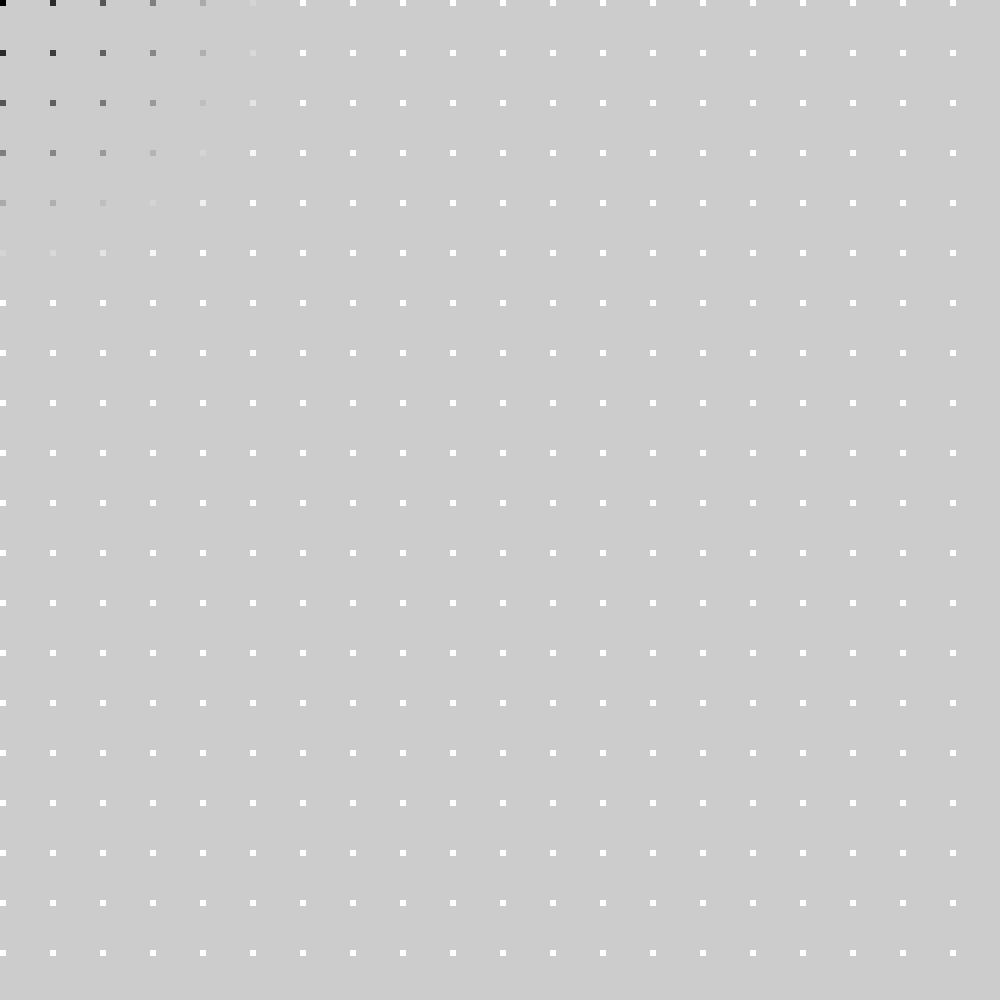
Frame 1 (no input)
Frame 60 (the mouse pressed at the canvas centre just before this capture): identical to frame 1, image omitted
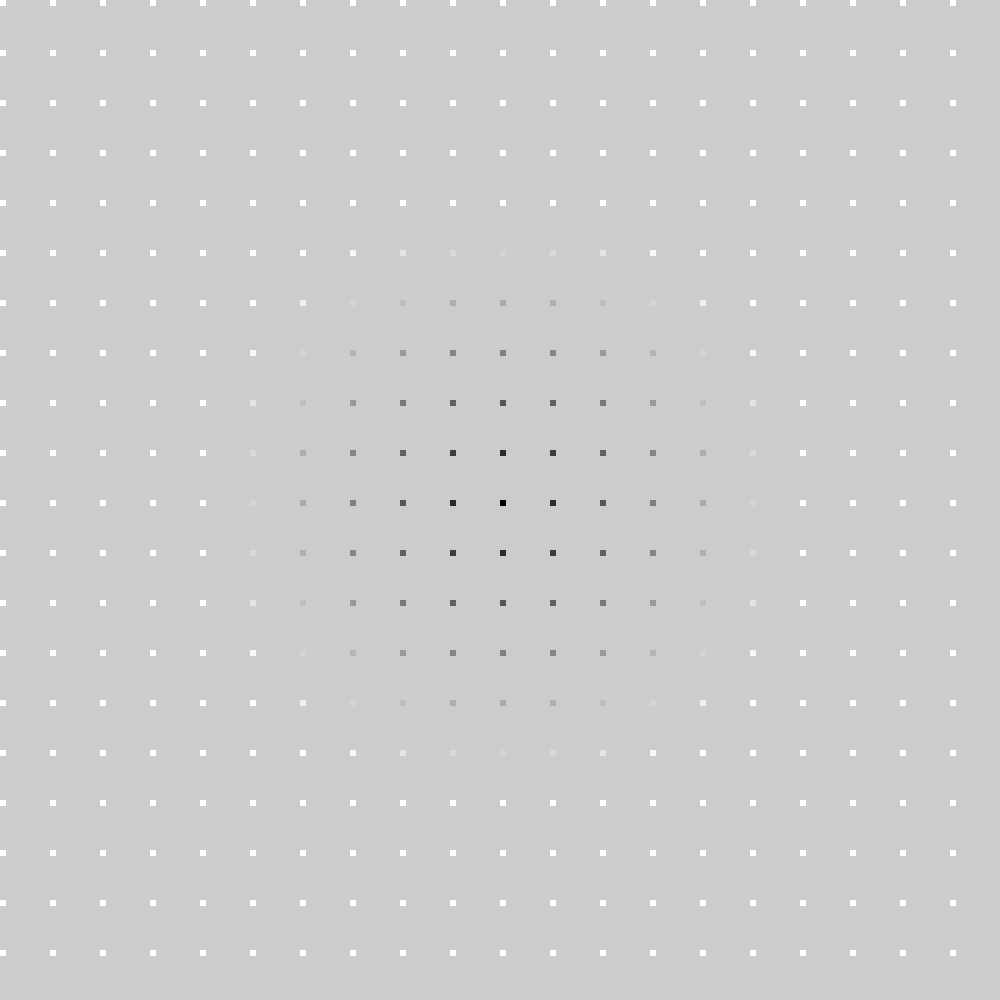
Frame 120 (the mouse held since frame 60 and released just before this capture)

The Processing sketch that drew these frames (run headless with seeded random() and noise(); from frame 60 on, the mouse is pressed at the canvas centre):

// Processing sketch: sketch_blakAndWhteSq
// ── sketch_blakAndWhteSq.pde

void setup() {
  size(1000,1000);
  //noStroke();
  
}
void draw() {
  for (int i=0; i<1000; i=i+50) {
    for (int j=0; j<1000; j=j+50) {
      float d = dist(i,j,mouseX,mouseY);
      float grey = map(d, 0, 300, 0, 255);
      //int roundNum = (int) Math.ceil(mouseX*255/1000);
      fill(grey);
      stroke(grey);
      rect(i, j, 5, 5);    
    }
  }
}
